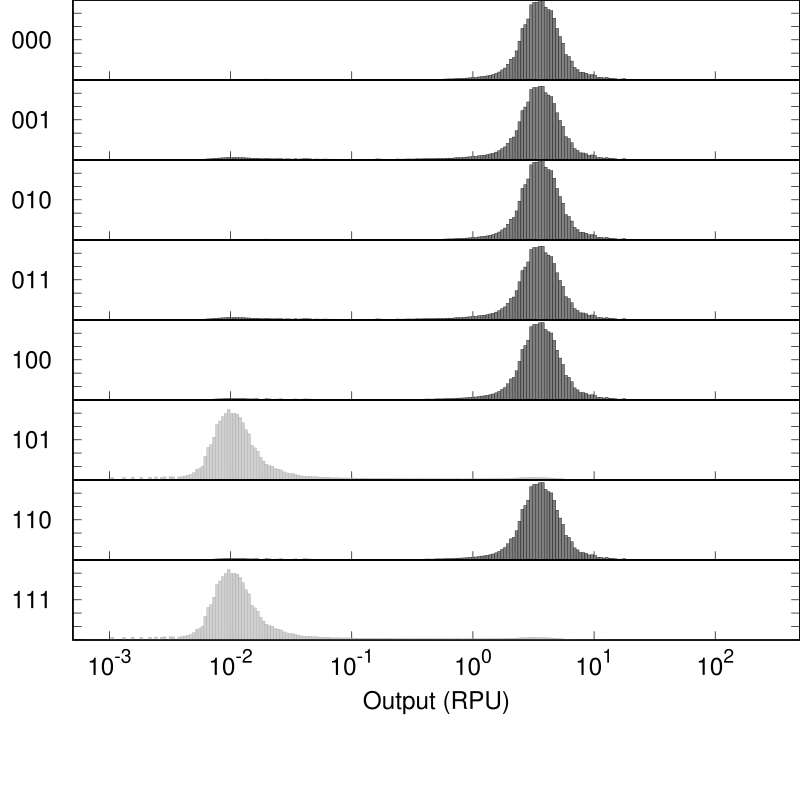

Here is the gnuplot script that generated this plot:
set output "demo_FixedGates0xFE_002_A000_P1_PhlF_gate.eps"
set terminal postscript  eps  enhanced color "Helvetica, 35" size 8,8
reset
set xtics nomirror
set tics scale 2
set logscale x
set format y "" 
set format x "" 
set xtics (0.001, 0.01, 0.1, 0, 1, 10, 100)
set ytics 0.01
set border 15 lw 2
set lmargin 5
set bmargin 0
set rmargin 0
set tmargin 0
max=500 #max value
min=0.0005 #min value
set xrange [min:max]
set yrange [-0.0002:0.0598433]
set style fill solid 0.5 #fillstyle
set multiplot layout 10,1 rowsfirst
set ylabel "000" rotate by 0
plot "demo_FixedGates0xFE_002_A000_P1_PhlF_gate.txt" u (10**$1):2 w boxes lc rgb "black" notitle
set ylabel "001" rotate by 0
plot "demo_FixedGates0xFE_002_A000_P1_PhlF_gate.txt" u (10**$1):3 w boxes lc rgb "black" notitle
set ylabel "010" rotate by 0
plot "demo_FixedGates0xFE_002_A000_P1_PhlF_gate.txt" u (10**$1):4 w boxes lc rgb "black" notitle
set ylabel "011" rotate by 0
plot "demo_FixedGates0xFE_002_A000_P1_PhlF_gate.txt" u (10**$1):5 w boxes lc rgb "black" notitle
set ylabel "100" rotate by 0
plot "demo_FixedGates0xFE_002_A000_P1_PhlF_gate.txt" u (10**$1):6 w boxes lc rgb "black" notitle
set ylabel "101" rotate by 0
plot "demo_FixedGates0xFE_002_A000_P1_PhlF_gate.txt" u (10**$1):7 w boxes lc rgb "dark-gray" notitle
set ylabel "110" rotate by 0
plot "demo_FixedGates0xFE_002_A000_P1_PhlF_gate.txt" u (10**$1):8 w boxes lc rgb "black" notitle
set ylabel "111" rotate by 0
set format x "10^{%T}" 
set xlabel "Output (RPU)" 
plot "demo_FixedGates0xFE_002_A000_P1_PhlF_gate.txt" u (10**$1):9 w boxes lc rgb "dark-gray" notitle
unset multiplot
